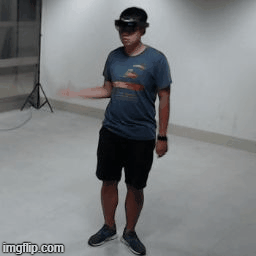
#> input picture Dataset/my_dataset_4_cam/crop/0.gif, 256 x 256 px
$ python -i label_data_cv.py   (imports and definitions only)
#> lines starting #> are read from the running program, lines starting #| are printed output that depends on the picture
import os
from shutil import copyfile
import cv2

def hisEqulColor(img):
    ycrcb = cv2.cvtColor(img, cv2.COLOR_BGR2YCR_CB)
    channels = cv2.split(ycrcb)
    #print len(channels)
    cv2.equalizeHist(channels[0], channels[0])
    cv2.merge(channels, ycrcb)
    cv2.cvtColor(ycrcb, cv2.COLOR_YCR_CB2BGR, img)
    return img

root_folder = 'D:/Code/Hololens_Project/Dataset/my_dataset_4_cam/'

# [99 lines not run here, left out]


>>> import cv2
>>> picture = cv2.imread('crop/0.gif')
#> picture is the input picture: shape (256, 256, 3); mean B, G, R 129, 127.3, 124.9
>>> result = hisEqulColor(picture)
#> in hisEqulColor, `ycrcb = cv2.cvtColor(img, cv2.COLOR_BGR2YCR_CB)`: ycrcb: shape (256, 256, 3); mean of channels 0, 1, 2 126.8, 126.6, 129.2
#> in hisEqulColor, `cv2.cvtColor(ycrcb, cv2.COLOR_YCR_CB2BGR, img)`: ycrcb: shape (256, 256, 3); mean of channels 0, 1, 2 128.2, 126.6, 129.2
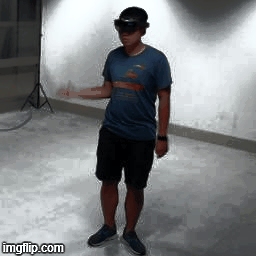
#> result: shape (256, 256, 3); mean B, G, R 130.6, 128.7, 126.4
